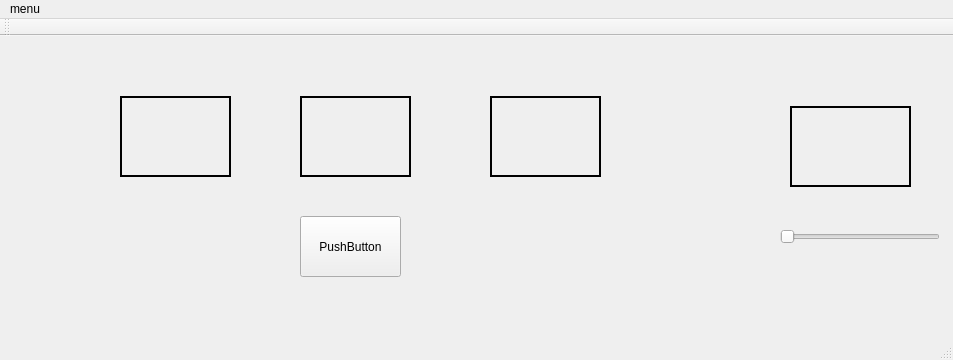
<?xml version="1.0" encoding="UTF-8"?>
<ui version="4.0">
 <class>MainWindow</class>
 <widget class="QMainWindow" name="MainWindow">
  <property name="geometry">
   <rect>
    <x>0</x>
    <y>0</y>
    <width>953</width>
    <height>360</height>
   </rect>
  </property>
  <property name="windowTitle">
   <string>MainWindow</string>
  </property>
  <widget class="QWidget" name="centralWidget">
   <widget class="QPushButton" name="pushButton">
    <property name="geometry">
     <rect>
      <x>300</x>
      <y>180</y>
      <width>101</width>
      <height>61</height>
     </rect>
    </property>
    <property name="text">
     <string>PushButton</string>
    </property>
   </widget>
   <widget class="QLabel" name="label">
    <property name="geometry">
     <rect>
      <x>790</x>
      <y>70</y>
      <width>121</width>
      <height>81</height>
     </rect>
    </property>
    <property name="frameShape">
     <enum>QFrame::Box</enum>
    </property>
    <property name="lineWidth">
     <number>2</number>
    </property>
    <property name="midLineWidth">
     <number>1</number>
    </property>
    <property name="text">
     <string/>
    </property>
    <property name="textFormat">
     <enum>Qt::RichText</enum>
    </property>
   </widget>
   <widget class="QSlider" name="horizontalSlider">
    <property name="geometry">
     <rect>
      <x>780</x>
      <y>180</y>
      <width>160</width>
      <height>41</height>
     </rect>
    </property>
    <property name="orientation">
     <enum>Qt::Horizontal</enum>
    </property>
   </widget>
   <widget class="QLabel" name="label_2">
    <property name="geometry">
     <rect>
      <x>120</x>
      <y>60</y>
      <width>111</width>
      <height>81</height>
     </rect>
    </property>
    <property name="frameShape">
     <enum>QFrame::Box</enum>
    </property>
    <property name="lineWidth">
     <number>2</number>
    </property>
    <property name="midLineWidth">
     <number>1</number>
    </property>
    <property name="text">
     <string/>
    </property>
    <property name="textFormat">
     <enum>Qt::RichText</enum>
    </property>
   </widget>
   <widget class="QLabel" name="label_3">
    <property name="geometry">
     <rect>
      <x>300</x>
      <y>60</y>
      <width>111</width>
      <height>81</height>
     </rect>
    </property>
    <property name="frameShape">
     <enum>QFrame::Box</enum>
    </property>
    <property name="lineWidth">
     <number>2</number>
    </property>
    <property name="midLineWidth">
     <number>1</number>
    </property>
    <property name="text">
     <string/>
    </property>
    <property name="textFormat">
     <enum>Qt::RichText</enum>
    </property>
   </widget>
   <widget class="QLabel" name="label_4">
    <property name="geometry">
     <rect>
      <x>490</x>
      <y>60</y>
      <width>111</width>
      <height>81</height>
     </rect>
    </property>
    <property name="frameShape">
     <enum>QFrame::Box</enum>
    </property>
    <property name="lineWidth">
     <number>2</number>
    </property>
    <property name="midLineWidth">
     <number>1</number>
    </property>
    <property name="text">
     <string/>
    </property>
    <property name="textFormat">
     <enum>Qt::RichText</enum>
    </property>
   </widget>
  </widget>
  <widget class="QMenuBar" name="menuBar">
   <property name="geometry">
    <rect>
     <x>0</x>
     <y>0</y>
     <width>953</width>
     <height>22</height>
    </rect>
   </property>
   <widget class="QMenu" name="menumenu">
    <property name="title">
     <string>menu</string>
    </property>
    <addaction name="actionekleme_yap"/>
   </widget>
   <addaction name="menumenu"/>
  </widget>
  <widget class="QToolBar" name="mainToolBar">
   <attribute name="toolBarArea">
    <enum>TopToolBarArea</enum>
   </attribute>
   <attribute name="toolBarBreak">
    <bool>false</bool>
   </attribute>
  </widget>
  <widget class="QStatusBar" name="statusBar"/>
  <action name="actionekleme_yap">
   <property name="text">
    <string>ekleme yap</string>
   </property>
  </action>
 </widget>
 <layoutdefault spacing="6" margin="11"/>
 <resources/>
 <connections>
  <connection>
   <sender>horizontalSlider</sender>
   <signal>valueChanged(int)</signal>
   <receiver>MainWindow</receiver>
   <slot>set_value()</slot>
   <hints>
    <hint type="sourcelabel">
     <x>852</x>
     <y>239</y>
    </hint>
    <hint type="destinationlabel">
     <x>616</x>
     <y>241</y>
    </hint>
   </hints>
  </connection>
  <connection>
   <sender>horizontalSlider</sender>
   <signal>valueChanged(int)</signal>
   <receiver>label</receiver>
   <slot>setNum(int)</slot>
   <hints>
    <hint type="sourcelabel">
     <x>875</x>
     <y>234</y>
    </hint>
    <hint type="destinationlabel">
     <x>853</x>
     <y>140</y>
    </hint>
   </hints>
  </connection>
 </connections>
 <slots>
  <slot>set_value()</slot>
 </slots>
</ui>
